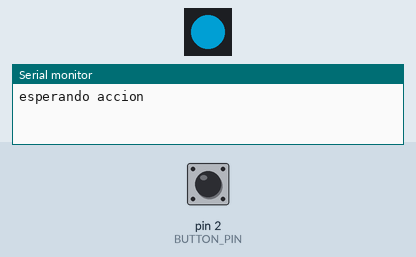
Simulated run of this sketch. Board: Arduino Uno, built with avr-gcc and run on an emulated ATmega328P. Parts: 1 RGB LEDs in strip order, left to right, the last lines printed to the serial monitor. The inputs (shaded band) are chosen by the test bench; at power-on: pin 2 (BUTTON_PIN) HIGH. Dim RGB values are drawn brighter than linear.

Above: at 1.2 s.
1.3 s: pin 2 (BUTTON_PIN) pulled LOW for 0.15 s
At 2.1 s:
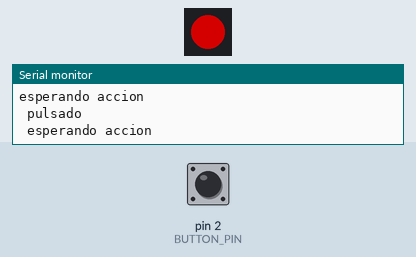
2.9 s: pin 2 (BUTTON_PIN) pulled LOW for 1 s
At 3.2 s:
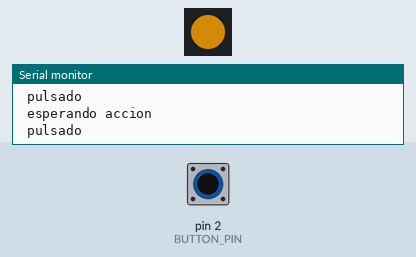
5.4 s: pin 2 (BUTTON_PIN) pulled LOW for 0.15 s
At 6.4 s:
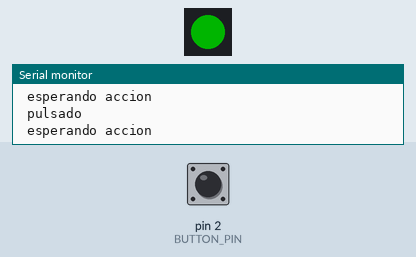
7.0 s: pin 2 (BUTTON_PIN) pulled LOW for 3.2 s
At 7.7 s:
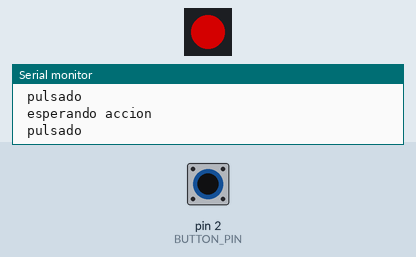
Timing chart, 0 to 10.0 s (numbered marks = the images above; inputs shaded):
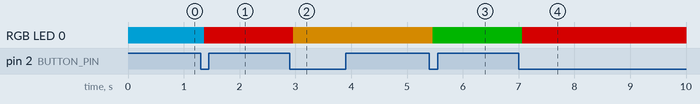

The sketch:

Interruptor-3-estados.ino
```cpp
#include <FastLED.h>
#define NUM_LEDS     1
#define DATA_PIN     4
#define BUTTON_PIN   2
#define BRIGHTNESS   128
#define DEBOUNCE_MS  60
CRGB leds[NUM_LEDS];

// Estados: 0 = Rojo, 1 = Naranja, 2 = Verde
int estado = 0;
bool iniciado = false;           // ¿ya se oprimió al menos una vez?
// Variables para lectura y antirrebote
int valorPulsador = HIGH;        // lectura cruda actual
int valorAnterior = HIGH;        // última lectura cruda
unsigned long tCambio = 0;       // tiempo de último cambio crudo
bool presionadoEstable = false;  // lectura estable actual (true = presionado)
bool presionadoPrev = false;     // lectura estable anterior

void setup() {
  Serial.begin(9600);
  FastLED.addLeds<NEOPIXEL, DATA_PIN>(leds, NUM_LEDS);
  FastLED.setBrightness(BRIGHTNESS);
  pinMode(BUTTON_PIN, INPUT_PULLUP);  // botón a GND (pulsado = LOW)
  // Estado inicial: no se ha oprimido → azul
  leds[0] = CRGB::DeepSkyBlue;
  FastLED.show();
  Serial.println("esperando accion");
}

void loop() {
  // -------- Lectura con antirrebote (debounce) --------
  int lectura = digitalRead(BUTTON_PIN);

  if (lectura != valorAnterior) {          // cambio "bruto"
    tCambio = millis();
    valorAnterior = lectura;
  }

  if ((millis() - tCambio) > DEBOUNCE_MS) {
    // Fijar lectura estable (con INPUT_PULLUP, LOW = presionado)
    if (lectura == LOW) {
      presionadoEstable = true;
    } else {
      presionadoEstable = false;
    }

    // -------- Logs estilo solicitado con if (valorPulsador == HIGH) / else --------
    // (Imprime solo cuando cambia el estado estable para no saturar el puerto serie)
    if (presionadoEstable != presionadoPrev) {
      valorPulsador = lectura;            // reflejar lectura cruda
      if (valorPulsador == HIGH) {
        Serial.println(" esperando accion");
      } else {
        Serial.println(" pulsado");
      }
    }

    // -------- Detección de flanco (avanza solo una vez por pulsación) --------
    if (presionadoEstable == true && presionadoPrev == false) {
      if (iniciado == false) {
        iniciado = true;      // primera pulsación: entra al estado 0 (rojo)
        estado = 0;
      } else {
        estado = (estado + 1) % 3;   // 0→1→2→0...
      }
    }

    presionadoPrev = presionadoEstable;
  }

  // -------- Salida final de color usando SOLO if/else --------
  if (iniciado == false) {
    // Aún no se ha oprimido: azul
    leds[0] = CRGB::DeepSkyBlue;
  } else {
    if (estado == 0) {
      leds[0] = CRGB::Red;        // Estado 1: rojo
      // colocar aqui cualquier accion que dese realizar en la opicón 1.
      //Lo ideal es unicamente crear una función para no saturar de codigo esta parte.

    } else {
      if (estado == 1) {
        leds[0] = CRGB::Orange;   // Estado 2: naranja
          // colocar aqui cualquier accion que dese realizar en la opicón 2.
          //Lo ideal es unicamente crear una función para no saturar de codigo esta parte.
      } else {
        leds[0] = CRGB::Green;    // Estado 3: verde
          // colocar aqui cualquier accion que dese realizar en la opicón 3.
          //Lo ideal es unicamente crear una función para no saturar de codigo esta parte.
      }
    }
  }

  FastLED.show();
}
```

Measured:
- after the input at 1.3 s, RGB LED 0: RGB(0, 96, 128) → RGB(128, 0, 0) after 0.07 s
- after the input at 2.9 s, RGB LED 0: RGB(128, 0, 0) → RGB(128, 83, 0) after 0.06 s
- after the input at 5.4 s, RGB LED 0: RGB(128, 83, 0) → RGB(0, 64, 0) after 0.07 s
- after the input at 7.0 s, RGB LED 0: RGB(0, 64, 0) → RGB(128, 0, 0) after 0.07 s
